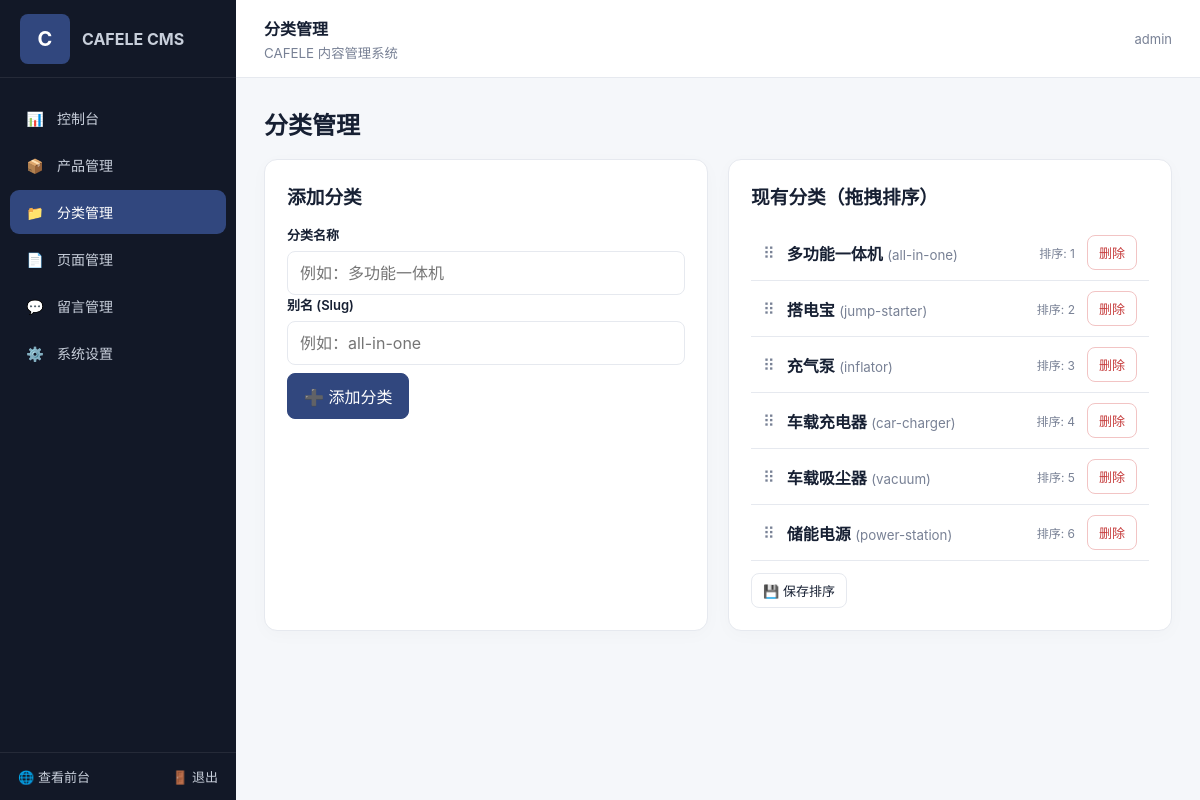
Screenshot of /admin/categories.php (signed in) with the database file from the repository.
### tables this page shows
CREATE TABLE IF NOT EXISTS categories (
    id INT AUTO_INCREMENT PRIMARY KEY,
    name VARCHAR(100) NOT NULL,
    slug VARCHAR(100) NOT NULL UNIQUE,
    sort_order INT DEFAULT 0,
    created_at TIMESTAMP DEFAULT CURRENT_TIMESTAMP
);

### includes/functions.php (called while the page is built, shortened)
<?php
function h(mixed $value): string {
    return htmlspecialchars((string)$value, ENT_QUOTES | ENT_SUBSTITUTE, 'UTF-8');
}
function get_categories(): array {
    $db = getDB();
    return $db->query("SELECT * FROM categories ORDER BY sort_order ASC, id ASC")->fetchAll();
}

### admin/categories.php (the view, shortened to what this page needs)
<?php
require_once __DIR__ . '/../includes/functions.php';
$categories = get_categories();
require __DIR__ . '/header.php';
?>
<div class="page-actions">
    <h1>分类管理</h1>
</div>
<div style="display:grid;grid-template-columns:1fr 1fr;gap:20px;">
    <div class="card">
        <h3 style="margin:0 0 16px;">添加分类</h3>
        <form method="post">
            <div class="field">
                <label>分类名称</label>
                <input class="input" name="name" required placeholder="例如：多功能一体机">
            </div>
            <div class="field">
                <label>别名 (Slug)</label>
                <input class="input" name="slug" required placeholder="例如：all-in-one">
            </div>
            <button type="submit" class="btn primary" style="margin-top:8px;">➕ 添加分类</button>
        </form>
    </div>
    <div class="card">
        <h3 style="margin:0 0 16px;">现有分类（拖拽排序）</h3>
        <?php if (empty($categories)): ?>
            <p style="color:var(--muted);">暂无分类</p>
        <?php else: ?>
            <div id="categoryList">
                <?php foreach ($categories as $cat): ?>
                    <div class="category-item" data-id="<?= $cat['id'] ?>" style="display:flex;align-items:center;gap:12px;padding:10px 12px;border-bottom:1px solid var(--line);cursor:grab;">
                        <span style="color:var(--muted);cursor:grab;">⠿</span>
                        <span style="flex:1;"><strong><?= h($cat['name']) ?></strong> <small style="color:var(--muted);">(<?= h($cat['slug']) ?>)</small></span>
                        <span style="color:var(--muted);font-size:12px;">排序: <?= $cat['sort_order'] ?></span>
                        <form method="post" style="display:inline;" onsubmit="return confirm('确定要删除此分类吗？')">
                            <button type="submit" class="btn small danger">删除</button>
                        </form>
                    </div>
                <?php endforeach; ?>
            </div>
            <form method="post" id="reorderForm">
                <button type="submit" class="btn small" style="margin-top:12px;" onclick="saveOrder()">💾 保存排序</button>
            </form>
        <?php endif; ?>
    </div>
</div>
<?php require __DIR__ . '/footer.php'; ?>

### public/assets/css/admin.css (style rules this page uses)
:root { --brand:#31477e;--ink:#172033;--muted:#788195;--line:#e6e9ef;--soft:#f5f7fa;--danger:#c63c3c;--success:#187443 }
* { box-sizing:border-box }
body { margin:0;font-family:-apple-system,BlinkMacSystemFont,"Segoe UI","PingFang SC","Microsoft YaHei",Arial,sans-serif;color:var(--ink);background:var(--soft) }
button,input,textarea,select { font:inherit }
.admin-body { min-height:100vh }
.page-actions { display:flex;justify-content:space-between;align-items:center;margin-bottom:18px;gap:12px }
.page-actions h1 { font-size:24px;margin:0 }
.btn { display:inline-flex;align-items:center;justify-content:center;border:1px solid var(--line);border-radius:8px;background:#fff;color:var(--ink);padding:10px 16px;cursor:pointer }
.btn.primary { background:var(--brand);border-color:var(--brand);color:#fff }
.btn.danger { border-color:#f2c4c4;color:var(--danger) }
.btn.small { padding:7px 11px;font-size:13px }
.card { background:#fff;border:1px solid var(--line);border-radius:13px;padding:22px;margin-bottom:20px;box-shadow:0 4px 18px rgba(26,37,59,.025) }
.field { display:flex;flex-direction:column;gap:7px }
.field label { font-size:13px;font-weight:600 }
.input { width:100%;border:1px solid var(--line);border-radius:8px;padding:11px 12px;background:#fff;outline:0 }

### rows the page displays
categories: name "多功能一体机", slug "all-in-one", sort_order "1"
categories: name "搭电宝", slug "jump-starter", sort_order "2"
categories: name "充气泵", slug "inflator", sort_order "3"
categories: name "车载充电器", slug "car-charger", sort_order "4"
categories: name "车载吸尘器", slug "vacuum", sort_order "5"
categories: name "储能电源", slug "power-station", sort_order "6"

### other values shown
$item['icon'] "📊"
$item['label'] "控制台"
$item['icon'] "📦"
$item['label'] "产品管理"
$item['icon'] "📁"
$item['label'] "分类管理"
$item['icon'] "📄"
$item['label'] "页面管理"
$item['icon'] "💬"
$item['label'] "留言管理"
$item['icon'] "⚙️"
$item['label'] "系统设置"
$nav_items[$current_page]['label'] "分类管理"
$_SESSION['admin_username'] "admin"
